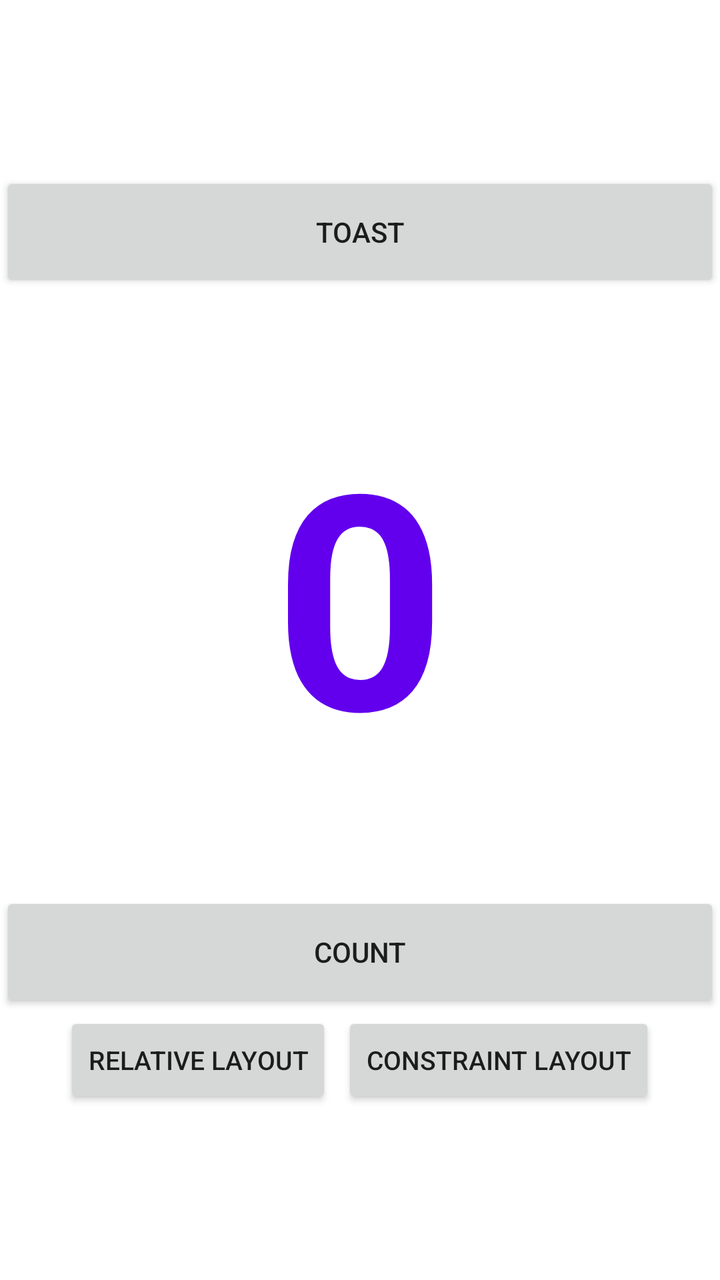
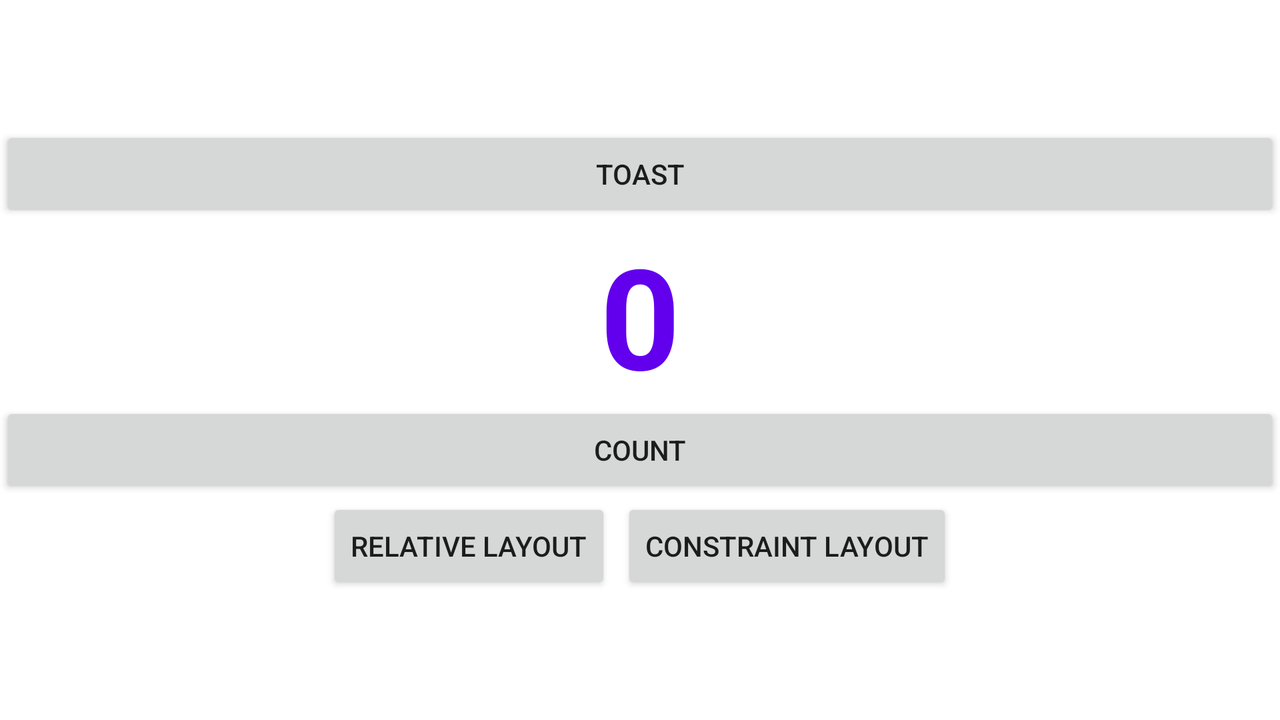

One screen, two layout resources from the same app: the default and the author's alternative for another configuration. Each is rendered where Android would select it; the XML of both is given below.
<!-- AndroidManifest.xml: application theme Theme.Task12B -->
<!-- res/layout/activity_main.xml -->
<?xml version="1.0" encoding="utf-8"?>
<LinearLayout xmlns:android="http://schemas.android.com/apk/res/android"
    android:layout_width="match_parent"
    android:layout_height="match_parent"
    android:layout_margin="20sp"
    android:gravity="center"
    android:orientation="vertical">


    <Button
        android:id="@+id/button_toast"
        android:layout_width="match_parent"
        android:layout_height="wrap_content"
        android:height="60sp"
        android:text="Toast" />

    <TextView
        android:id="@+id/show_count"
        android:layout_width="match_parent"
        android:layout_height="wrap_content"
        android:height="300sp"
        android:background="@color/yellow"
        android:gravity="center"
        android:text="0"
        android:textColor="@color/purple_500"
        android:textSize="150sp"
        android:textStyle="bold" />


    <Button
        android:id="@+id/button_count"
        android:layout_width="match_parent"
        android:layout_height="wrap_content"
        android:height="60sp"
        android:text="Count" />


    <LinearLayout
        android:layout_width="wrap_content"
        android:layout_height="wrap_content">

        <Button
            android:id="@+id/goToRelativeLayout"
            android:layout_width="wrap_content"
            android:layout_height="wrap_content"
            android:layout_marginEnd="5dp"
            android:text="Relative Layout"
            android:textSize="13dp" />

        <Button
            android:id="@+id/goToConstraintLayout"
            android:layout_width="wrap_content"
            android:layout_height="wrap_content"
            android:text="Constraint Layout"
            android:textSize="13dp" />

    </LinearLayout>

</LinearLayout>
<!-- resources referenced by this layout -->
<resources>
  <style name="Theme.Task12B" parent="Theme.MaterialComponents.DayNight.DarkActionBar">
          
          <item name="colorPrimary">@color/purple_500</item>
          <item name="colorPrimaryVariant">@color/purple_700</item>
          <item name="colorOnPrimary">@color/white</item>
          
          <item name="colorSecondary">@color/teal_200</item>
          <item name="colorSecondaryVariant">@color/teal_700</item>
          <item name="colorOnSecondary">@color/black</item>
          
          <item name="android:statusBarColor">?attr/colorPrimaryVariant</item>
          
      </style>
</resources>
<!-- res/layout-land/activity_main.xml (the author's variant of the layout above) -->
<!-- drawn on the phone turned sideways -->
<?xml version="1.0" encoding="utf-8"?>
<LinearLayout xmlns:android="http://schemas.android.com/apk/res/android"
    android:layout_width="match_parent"
    android:layout_height="match_parent"
    android:layout_margin="20sp"
    android:gravity="center"
    android:orientation="vertical">


    <Button
        android:id="@+id/button_toast"
        android:layout_width="match_parent"
        android:layout_height="wrap_content"
        android:height="40sp"
        android:text="Toast" />

    <TextView
        android:id="@+id/show_count"
        android:layout_width="match_parent"
        android:layout_height="wrap_content"
        android:height="90sp"
        android:background="@color/yellow"
        android:gravity="center"
        android:text="0"
        android:textColor="@color/purple_500"
        android:textSize="70sp"
        android:textStyle="bold" />


    <Button
        android:id="@+id/button_count"
        android:layout_width="match_parent"
        android:layout_height="wrap_content"
        android:height="40sp"
        android:text="Count" />


    <LinearLayout
        android:layout_width="wrap_content"
        android:layout_height="wrap_content"
        android:orientation="horizontal">

        <Button
            android:id="@+id/goToRelativeLayout"
            android:layout_width="wrap_content"
            android:layout_height="wrap_content"
            android:layout_marginEnd="5dp"
            android:text="Relative Layout" />

        <Button
            android:id="@+id/goToConstraintLayout"
            android:layout_width="wrap_content"
            android:layout_height="wrap_content"
            android:text="Constraint Layout" />

    </LinearLayout>


</LinearLayout>
